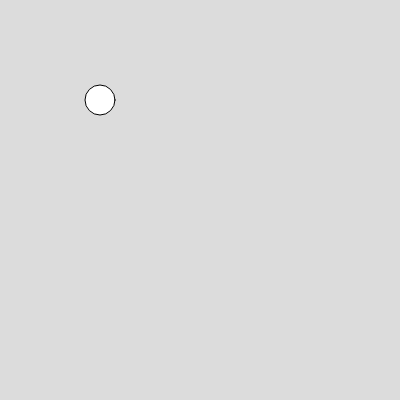
Frame 1 (no input)
Frame 60 (no input): identical to frame 1, image omitted
Frame 120 (the mouse pressed at the canvas centre since frame 60): identical to frame 1, image omitted

The p5.js sketch that drew this single still picture (run headless with seeded random() and noise() and a simulated clock; from frame 60 on, the mouse is pressed at the canvas centre):

// p5.js sketch
// ── sketch.js
function setup() {
  createCanvas(400, 400);
}

function draw() {
  background(220);
  circle(100, 100, 30)
}
